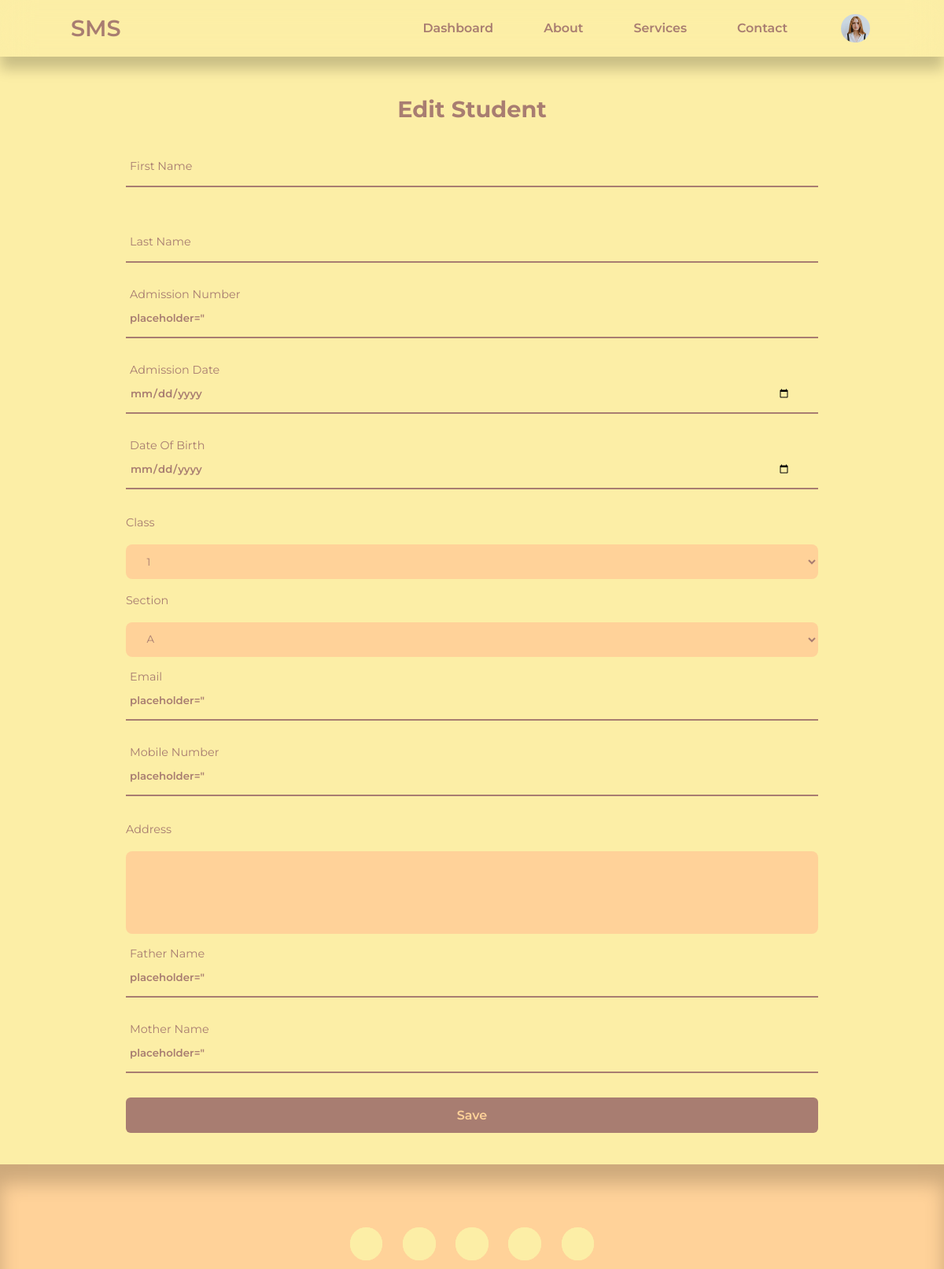
The page /admin/edit-student.php?email=21020418@vnu.edu.vn (signed in, upper part) on the database as committed earlier.
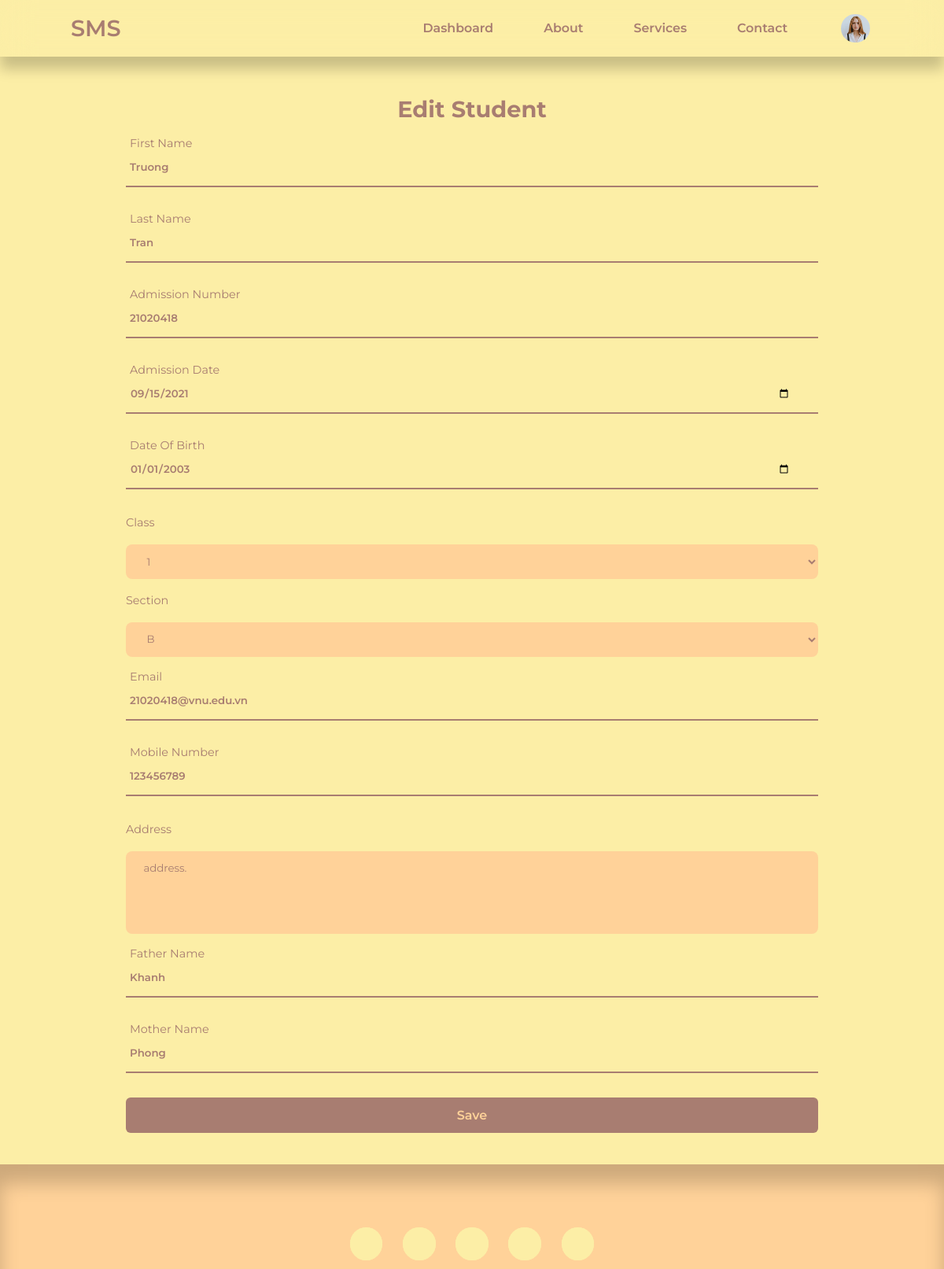
The same page on the database as committed later.
### tables this page shows
CREATE TABLE `sms_user` (
  `id` int(11) UNSIGNED NOT NULL,
  `firstname` varchar(50) NOT NULL,
  `lastname` varchar(50) NOT NULL,
  `username` varchar(50) NOT NULL,
  `email` varchar(100) NOT NULL,
  `password` varchar(255) NOT NULL,
  `avatar` varchar(255) NOT NULL,
  `is_admin` tinyint(1) NOT NULL
);

CREATE TABLE `sms_students` (
  `id` int(11) UNSIGNED NOT NULL,
  `name` varchar(50) NOT NULL,
  `gender` varchar(50) NOT NULL,
  `dob` date NOT NULL,
  `photo` varchar(255) NOT NULL,
  `mobile` int(11) UNSIGNED NOT NULL,
  `email` varchar(100) NOT NULL,
  `current_address` text NOT NULL,
  `father_name` varchar(50) NOT NULL,
  `father_mobile` int(11) UNSIGNED NOT NULL,
  `father_occupation` varchar(255) NOT NULL,
  `mother_name` varchar(50) NOT NULL,
  `mother_mobile` int(11) UNSIGNED NOT NULL,
  `mother_occupation` varchar(255) NOT NULL,
  `admission_no` int(11) UNSIGNED NOT NULL,
  `class` varchar(50) DEFAULT NULL,
  `section` varchar(50) DEFAULT NULL,
  `admission_date` date NOT NULL
);

### admin/edit-student.php (the view, shortened to what this page needs)
<?php
include 'partials/header.php';
if(isset($_GET['email'])) {
    $email = filter_var($_GET['email'], FILTER_SANITIZE_EMAIL);
    $query = "SELECT * FROM sms_students WHERE `email` = '$email'";
    $sms_user_query = "SELECT * FROM sms_user WHERE `email` = '$email'";
    $result = mysqli_query($connection, $query);
    $sms_user_result = mysqli_query($connection, $sms_user_query);
    $student = mysqli_fetch_assoc($result);
    $user = mysqli_fetch_assoc($sms_user_result);
} else {
    header('location: '. ROOT_URL . 'admin/students.php');
    die();
}
?>
        <div class="form-box edit">
            <h2>Edit Student</h2>
            <form action="<?= ROOT_URL ?>admin/edit-student-logic.php" enctype="multipart/form-data" autocomplete="off" method="POST">
                <div class="input-box">
                    <input type="text" name="firstname" required autocomplete="new-firstname"
                    value='<?= $user['firstname'] ?>' placeholder=" ">
                    <label>First Name</label>
                </div>
                <div class="input-box">
                    <input type="text" name="lastname" required autocomplete="new-lastname"
                    value='<?= $user['lastname'] ?>' placeholder=" ">
                    <label>Last Name</label>
                </div>
                <div class="input-box">
                    <input type="text" name="admission_no" required autocomplete="new-admission_no"
                    value=<?= $student['admission_no'] ?> placeholder=" ">
                    <label>Admission Number</label>
                </div>
                <div class="input-box">
                    <input type="date" name="admission_date" required autocomplete="new-admission_date"
                    value=<?= $student['admission_date'] ?> placeholder=" ">
                    <label>Admission Date</label>
                </div>
                <div class="input-box">
                    <input type="date" name="dob" required autocomplete="new-dob"
                    value=<?= $student['dob'] ?> placeholder=" ">
                    <label>Date Of Birth</label>
                </div>
                <label>Class</label>
                <select name="class">
                    <?php
                        $all_classes_query = "SELECT * FROM sms_classes";
                        $all_classes = mysqli_query($connection, $all_classes_query);
                    ?>
                    <?php while($class = mysqli_fetch_assoc($all_classes)) : ?>
                        <option value="<?= $class['class'] ?>"><?= $class['class'] ?></option>
                    <?php endwhile ?>
                </select>
                <label>Section</label>
                <select name="section">
                    <?php
                        $all_sections_query = "SELECT * FROM sms_section";
                        $all_sections = mysqli_query($connection, $all_sections_query);
                    ?>
                    <?php while($section = mysqli_fetch_assoc($all_sections)) : ?>
                        <option value="<?= $section['section'] ?>"><?= $section['section'] ?></option>
                    <?php endwhile ?>
                </select>
                <div class="input-box">
                    <input type="text" name="email" required autocomplete="new-email"
                    value=<?= $student['email'] ?> placeholder=" ">
                    <label>Email</label>
                </div>
                <div class="input-box">
                    <input type="text" name="mobile" required autocomplete="new-mobile"
                    value=<?= $student['mobile'] ?> placeholder=" ">
                    <label>Mobile Number</label>
                </div>
                <label>Address</label>
                <textarea rows="5" name="address" required autocomplete="new-current_address"
                placeholder=" "><?= $student['current_address'] ?></textarea>
                <div class="input-box">
                    <input type="text" name="father_name" required autocomplete="new-father_name"
                    value=<?= $student['father_name'] ?> placeholder=" ">
                    <label>Father Name</label>
                </div>
                <div class="input-box">
                    <input type="text" name="mother_name" required autocomplete="new-mother_name"
                    value=<?= $student['mother_name'] ?> placeholder=" ">
                    <label>Mother Name</label>
                </div>
                <button type="submit" name="submit" class="btnSubmit">Save</button>
            </form>
        </div>
<?php
include '../partials/footer.php';
?>

Rows that differ between the two databases and show on the page:
added sms_user: firstname "Truong", lastname "Tran"
added sms_students: admission_no "21020418", admission_date "09/15/2021", dob "01/01/2003", email "21020418@vnu.edu.vn", mobile "123456789", address "address.", father_name "Khanh", mother_name "Phong"
Other text that changed with them:
form field section: "A" → "B"
form field admission_no: "placeholder=\"" → (not shown)
form field email: "placeholder=\"" → (not shown)
form field mobile: "placeholder=\"" → (not shown)
form field father_name: "placeholder=\"" → (not shown)
form field mother_name: "placeholder=\"" → (not shown)
